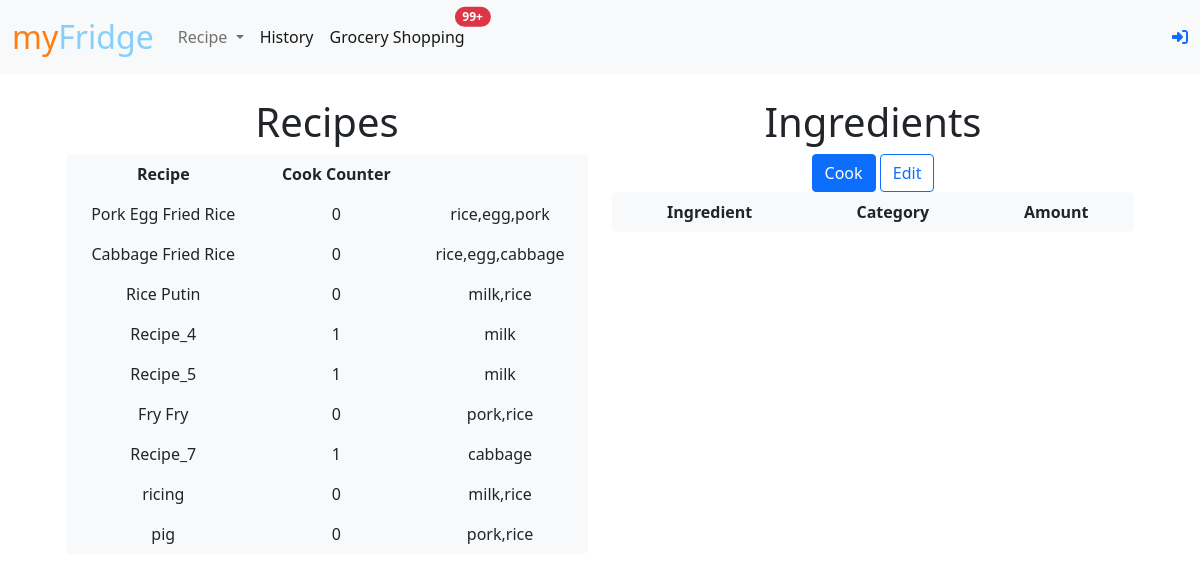
Screenshot of /recipe with the database file from the repository.
### tables this page shows
CREATE TABLE recipes (id INTEGER PRIMARY KEY, name TEXT NOT NULL, count INTEGER NOT NULL, timestamp TIMESTAMP DEFAULT CURRENT_TIMESTAMP);

### app.py (the view, shortened to what this page needs)
@login_required
@app.route('/recipe', methods=["GET", "POST"])
def recipe():
    db = get_db()
    recipes = db.execute('SELECT r.id, name, count, group_concat(item) AS ingredients FROM recipes r JOIN ingredients ing ON r.id = ing.recipe_id JOIN items it ON ing.item_id = it.id GROUP BY r.id, name, count').fetchall()
    return render_template('recipe.html', recipes=recipes)

### app.py (called while the page is built)
def get_db():
    db = getattr(g, '_database', None)
    if db is None:
        db = g._database = sqlite3.connect(database)
        db.row_factory = sqlite3.Row
    return db

@app.teardown_appcontext
def close_connection(exception):
    db = getattr(g, '_database', None)
    if db is not None:
        db.close()

@app.after_request
def after_request(response):
    response.headers["Cache-Control"] = "no-cache, no-store, must-revalidate"
    response.headers["Expires"] = 0
    response.headers["Pragma"] = "no-cache"
    return response

@app.context_processor
def utility_processor():
    return dict(abs=abs)

### templates/recipe.html (shortened to what this page needs)
{% extends 'layout.html' %}
{% block main %}
<div class="m-3 d-flex">
    <div class="container-fluid">
        <h1>Recipes</h1>
        <table id='recipe-table' class="table table-borderless table-hover rounded-3 tablesorter">
            <thead>
                <tr>
                    <th>Recipe</th>
                    <th>Cook Counter</th>
                </tr>
            </thead>
            <tbody>
                {% for recipe in recipes %}
                <tr>
                    <td id={{recipe.id}}>{{recipe.name}}</td>
                    <td>{{recipe.count}}</td>
                    <td>{{recipe.ingredients}}</td>
                </tr>
                {% endfor %}
            </tbody>
        </table>
    </div>
    <div class="container-fluid">
            <h1>Ingredients</h1>
            <form action="/recipe" method="post" id="recipe-form">
                <input type="submit" class="btn btn-primary" name="recipe-cook-btn" value="Cook">
                <a id="edit-link" href="/recipe">
                    <button type='button' id="edit-btn" class="btn btn-outline-primary">Edit</button>
                </a>
            </form>
        <table id="ingredient-table" class="table table-borderless table-hover rounded-3 tablesorter">
            <thead>
                <tr>
                    <th>Ingredient</th>
                    <th>Category</th>
                    <th>Amount</th>
                </tr>
            </thead>
        </table>
    </div>
</div>
{% endblock %}

### static/styles.css (style rules this page uses)
.rounded-3 { background-color: #f8f9fa; }

### rows the page displays
recipes: name "Pork Egg Fried Rice", count "0", ingredients "rice,egg,pork"
recipes: name "Cabbage Fried Rice", count "0", ingredients "rice,egg,cabbage"
recipes: name "Rice Putin", count "0", ingredients "milk,rice"
recipes: name "Recipe_4", count "1", ingredients "milk"
recipes: name "Recipe_5", count "1", ingredients "milk"
recipes: name "Fry Fry", count "0", ingredients "pork,rice"
recipes: name "Recipe_7", count "1", ingredients "cabbage"
recipes: name "ricing", count "0", ingredients "milk,rice"
recipes: name "pig", count "0", ingredients "pork,rice"
